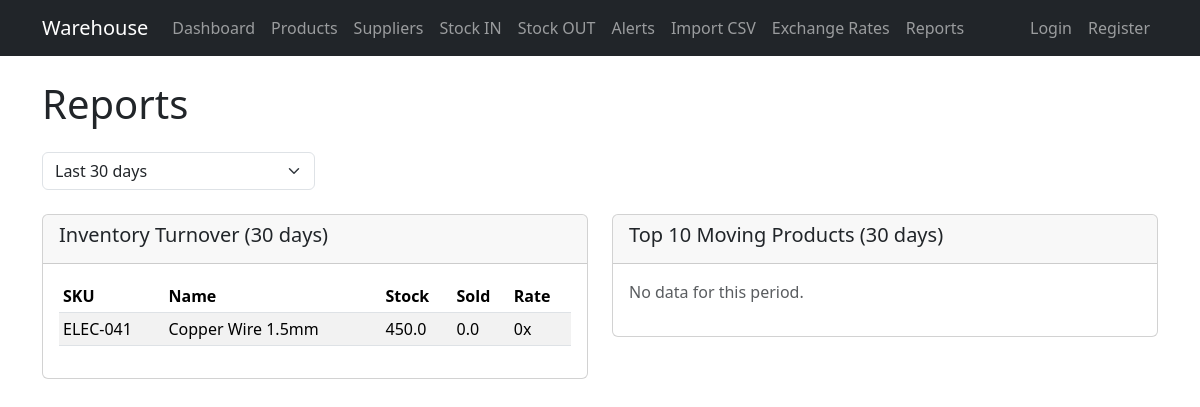
Page /reports on the committed database.
### app/models.py (models this page shows, shortened)
class Product(db.Model):
    __tablename__ = 'products'
    id = db.Column(db.Integer, primary_key=True)
    sku = db.Column(db.String(64), unique=True, nullable=False, index=True)
    name = db.Column(db.String(128), nullable=False)
    category = db.Column(db.String(64), nullable=True)
    unit = db.Column(db.String(16), nullable=False, default='pcs')
    current_stock = db.Column(db.Float, nullable=False, default=0)
    min_stock = db.Column(db.Float, nullable=False, default=0)
    purchase_price = db.Column(db.Float, nullable=False, default=0)
    sell_price = db.Column(db.Float, nullable=False, default=0)
    currency = db.Column(db.String(3), nullable=False, default='GEL')
    movements = db.relationship('StockMovement', back_populates='product', lazy='dynamic')

### app/main/routes.py (the view)
@bp.route('/reports')
def reports():
    days = request.args.get('days', 30, type=int)
    turnover = ReportService.inventory_turnover(days=days, page=1, per_page=50)
    top_products = ReportService.top_moving_products(limit=10, days=days)
    return render_template('main/reports.html', turnover=turnover,
                           top_products=top_products, days=days)

### app/templates/main/reports.html (shortened to what this page needs)
{% extends "base.html" %}
{% block content %}
<h1 class="mb-4">Reports</h1>
<form class="row g-2 mb-4" method="GET">
    <div class="col-md-3">
        <select name="days" class="form-select" onchange="this.form.submit()">
            <option value="30" {% if days == 30 %}selected{% endif %}>Last 30 days</option>
        </select>
    </div>
</form>
<div class="row">
    <div class="col-md-6">
        <div class="card mb-4">
            <div class="card-header"><h5>Inventory Turnover ({{ days }} days)</h5></div>
            <div class="card-body">
                {% if turnover.results %}
                <div class="table-responsive">
                    <table class="table table-sm table-striped">
                        <thead>
                            <tr><th>SKU</th><th>Name</th><th>Stock</th><th>Sold</th><th>Rate</th></tr>
                        </thead>
                        <tbody>
                            {% for t in turnover.results %}
                            <tr>
                                <td>{{ t.sku }}</td>
                                <td>{{ t.name }}</td>
                                <td>{{ t.current_stock }}</td>
                                <td>{{ t.total_out }}</td>
                                <td>{{ t.turnover_rate }}x</td>
                            </tr>
                            {% endfor %}
                        </tbody>
                    </table>
                </div>
                {% else %}
                <p class="text-muted">No data for this period.</p>
                {% endif %}
            </div>
        </div>
    </div>
    <div class="col-md-6">
        <div class="card mb-4">
            <div class="card-header"><h5>Top 10 Moving Products ({{ days }} days)</h5></div>
            <div class="card-body">
                {% if top_products %}
                <div class="table-responsive">
                    <table class="table table-sm table-striped">
                        <thead>
                            <tr><th>#</th><th>SKU</th><th>Name</th><th>Stock</th><th>Moved</th></tr>
                        </thead>
                        <tbody>
                            {% for p in top_products %}
                            <tr>
                                <td>{{ loop.index }}</td>
                                <td>{{ p.sku }}</td>
                                <td>{{ p.name }}</td>
                                <td>{{ p.current_stock }}</td>
                                <td><strong>{{ p.total_moved }}</strong></td>
                            </tr>
                            {% endfor %}
                        </tbody>
                    </table>
                </div>
                {% else %}
                <p class="text-muted">No data for this period.</p>
                {% endif %}
            </div>
        </div>
    </div>
</div>
{% endblock %}

### rows in the picture
Product: sku "ELEC-041", name "Copper Wire 1.5mm", current_stock "450.0", total_out "0.0", turnover_rate "0"

### other values in the picture
{{ days }} "30"
